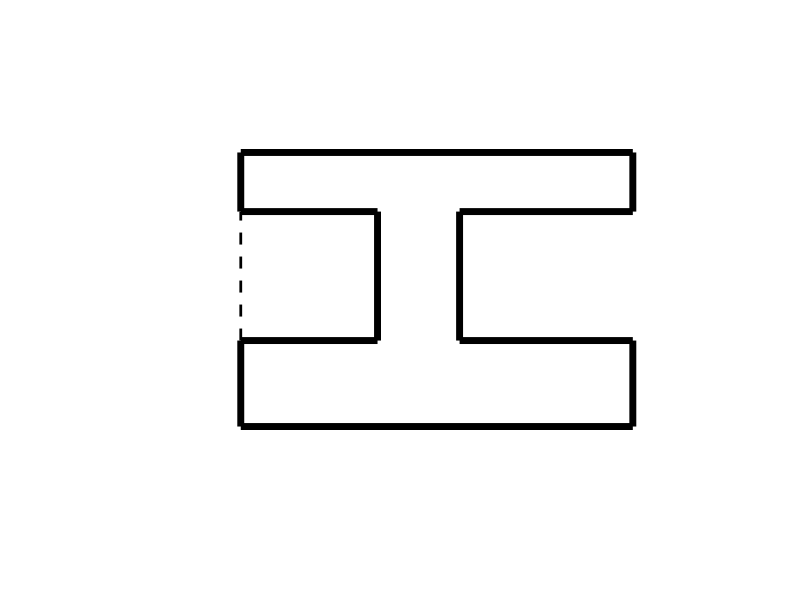

Write MATLAB code to recreate this figure. (Note: this script raises an error after producing the figure.)
%Plotting the beam

W=randi([30,50]);
plot([0,W],[0,0],'Color','black','linewidth',5);

hold on

l1=randi([10,20]);
plot([0,0],[0,l1],'Color','black','linewidth',5);

plot([W,W],[0,l1],'Color','black','linewidth',5);

w=randi([7,12]);
a=randi([10,15]);
b=a+w;
plot([0,a],[l1,l1],'Color','black','linewidth',5);
plot([b,W],[l1,l1],'Color','black','linewidth',5);

l2=randi([20,30]);
plot([a,a],[l1,(l1+l2)],'Color','black','linewidth',5);
plot([b,b],[l1,(l1+l2)],'Color','black','linewidth',5);

w1=randi([b,W]);

plot([0,a],[(l1+l2),(l1+l2)],'Color','black','linewidth',5);
plot([b,w1],[(l1+l2),(l1+l2)],'Color','black','linewidth',5);

l3=randi([7,18]);
L=l1+l2+l3;

plot([0,0],[(l1+l2),L],'Color','black','linewidth',5);
plot([w1,w1],[(l1+l2),L],'Color','black','linewidth',5);

plot([0,w1],[L,L],'Color','black','linewidth',5);

axis([-15 (W+10) -20 (L+20)])
axis off

plot([0,0],[l1,(l1+l2)], 'LineStyle','--','Color','black','linewidth',2);

%labelling the beam

arrow([(W/2),-5],[W,-5],'linewidth',2);
arrow([(W/2),-5],[0,-5],'linewidth',2);

arrow([-5,(L/2)],[-5,L],'linewidth',2);
arrow([-5,(L/2)],[-5,0],'linewidth',2);

arrow([(a-2.5),(L/2)],[(a-2.5),(l1+l2)],'linewidth',2);
arrow([(a-2.5),(L/2)],[(a-2.5),l1],'linewidth',2);

arrow([(a+(w/2)),(l1+2.5)],[a,(l1+2.5)],'linewidth',2);
arrow([(a+(w/2)),(l1+2.5)],[b,(l1+2.5)],'linewidth',2);

arrow([(b+((W-b)/2)),(l1+2.5)],[W,(l1+2.5)],'linewidth',2);
arrow([(b+((W-b)/2)),(l1+2.5)],[b,(l1+2.5)],'linewidth',2);

arrow([(w1/2),(L+5)],[0,(L+5)],'linewidth',2);
arrow([(w1/2),(L+5)],[w1,(L+5)],'linewidth',2);

arrow([W+3,(l1/2)],[W+3,0],'linewidth',2);
arrow([W+3,(l1/2)],[W+3,l1],'linewidth',2);

Wlabel=strcat(num2str(W),'mm');
Llabel=strcat(num2str(L),'mm');
wlabel=strcat(num2str(w),'mm');
llabel=strcat(num2str(l2),'mm');
w1label=strcat(num2str(w1),'mm');
w2label=strcat(num2str(W-b),'mm');
l1label=strcat(num2str(l1),'mm');

text((W/2.5),-10,Wlabel,'fontsize',12,'fontweight','bold');
text(-15,(L/2),Llabel,'fontsize',12,'fontweight','bold');
text((a+(b-a)/4),(l1-2.5),wlabel,'fontsize',12,'fontweight','bold');
text((a-10),(L/2),llabel,'fontsize',12,'fontweight','bold');
text((w1/2.5),(L+10),w1label,'fontsize',12,'fontweight','bold');
text((b+(W-b)/4),(l1+7.5),w2label,'fontsize',12,'fontweight','bold');
text(W+5,l1/2,l1label,'fontsize',12,'fontweight','bold');

hold off